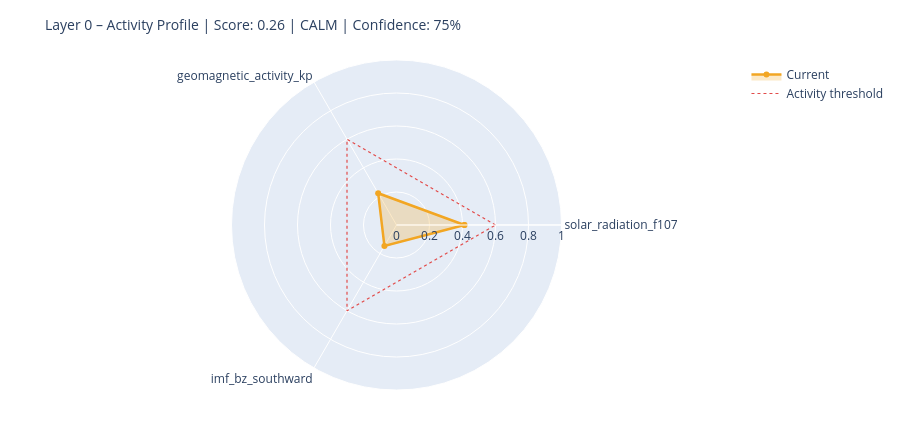

Notebook code for this chart:
### Markdown cell above
---
## 6. State Assessment & Handoff to Layer 1

### Code cell
# ============================================================
# STEP 1 – Collect raw values with source modes
# Mode: 'primary' | 'fallback_3h' | 'last_valid' | 'missing'
# ============================================================

def safe_last(df, col):
    if df is None or col not in df.columns: return None
    s = df[col].dropna()
    return float(s.iloc[-1]) if not s.empty else None

f107_now = safe_last(df_f107, 'f10.7')
bz_now   = safe_last(df_mag,  'bz_gsm')
kp_now   = safe_last(df_kp,   'kp')
sw_now   = safe_last(df_sw,   'speed')

source_modes = {
    'F10.7':    'primary'  if f107_now is not None else 'missing',
    'Kp':       'primary'  if kp_now   is not None else 'missing',
    'IMF_Bz':   'primary'  if bz_now   is not None else 'missing',
    'SW_speed': 'primary'  if sw_now   is not None else 'missing',
}

# Kp Fallback – 3h endpoint
if kp_now is None:
    try:
        r = requests.get(
            'https://services.swpc.noaa.gov/json/noaa-planetary-k-index.json',
            timeout=10)
        r.raise_for_status()
        fb = pd.DataFrame(r.json())
        tc = next((c for c in fb.columns if 'time' in c.lower()), fb.columns[0])
        kc = next((c for c in fb.columns if 'kp' in c.lower() and c != tc), None)
        if kc:
            fb[kc] = fb[kc].astype(str).str.extract(r'([0-9]+(?:\.[0-9]*)?)')[0]
            fb[kc] = pd.to_numeric(fb[kc], errors='coerce')
            fb = fb[fb[kc] >= 0].dropna(subset=[kc])
            if not fb.empty:
                kp_now = float(fb[kc].iloc[-1])
                source_modes['Kp'] = 'fallback_3h'
                print(f'  Kp fallback (3h): {kp_now:.1f}')
    except Exception as e:
        print(f'  Kp fallback failed: {e}')

# Solar Wind Fallback – last valid value
if sw_now is None and df_sw is not None and 'speed' in df_sw.columns:
    s = df_sw['speed'].dropna()
    if not s.empty:
        sw_now = float(s.iloc[-1])
        source_modes['SW_speed'] = 'last_valid'
        print(f'  SW fallback (last_valid): {sw_now:.0f} km/s')

print()
print('Source modes:', source_modes)

# ============================================================
# STEP 2 – Score from available components only
# ============================================================

def norm(v, lo, hi):
    if v is None: return None
    return max(0.0, min(1.0, (v - lo) / (hi - lo)))

COMPONENTS = {
    'solar_radiation_f107':    (f107_now, norm(f107_now, 60, 250)),
    'geomagnetic_activity_kp': (kp_now,   norm(kp_now,   0,   9)),
    'imf_bz_southward':        (bz_now,   norm(-(bz_now or 0) if bz_now else None, -5, 30)
                                           if bz_now is not None else None),
    'solar_wind_speed':        (sw_now,   norm(sw_now, 300, 800)),
}

available   = {k: v[1] for k, v in COMPONENTS.items() if v[1] is not None}
unavailable = [k for k, v in COMPONENTS.items() if v[1] is None]

layer0_score = round(sum(available.values()) / len(available), 4) if available else None
confidence   = round(len(available) / len(COMPONENTS), 2)

level = ('unknown'  if layer0_score is None
         else 'calm'     if layer0_score < 0.3
         else 'moderate' if layer0_score < 0.6
         else 'active')

# ============================================================
# STEP 3 – Dominant Driver
# ============================================================

def dominant_driver(kp, f107, bz, sw):
    candidates = []
    if kp   is not None and kp   >= 4:   candidates.append(('geomagnetic',    kp / 9))
    if sw   is not None and sw   >= 500:  candidates.append(('solar_wind',     sw / 800))
    if bz   is not None and bz   <= -5:   candidates.append(('imf_southward',  abs(bz) / 30))
    if f107 is not None and f107 >= 150:  candidates.append(('solar_radiation',f107 / 250))
    return max(candidates, key=lambda x: x[1])[0] if candidates else 'none'

driver = dominant_driver(kp_now, f107_now, bz_now, sw_now)

# ============================================================
# STEP 4 – Downstream expectations
# ============================================================

def downstream_expectation(driver, score, kp, bz, f107):
    exp = {
        'magnetosphere':        'calm',
        'ionosphere':           'calm',
        'schumann_resonance':   'unchanged',
        'lithosphere_currents': 'low',
    }
    if driver == 'geomagnetic' or (kp and kp >= 5):
        exp['magnetosphere']        = 'compressed / storm'
        exp['ionosphere']           = 'elevated disturbance (TEC variability)'
        exp['schumann_resonance']   = 'elevated amplitude possible'
        exp['lithosphere_currents'] = 'elevated induction currents'
    elif driver == 'imf_southward' or (bz and bz <= -5):
        exp['magnetosphere']        = 'energy coupling active'
        exp['ionosphere']           = 'elevated electron density possible'
        exp['schumann_resonance']   = 'slight modulation possible'
    elif driver == 'solar_radiation' or (f107 and f107 >= 150):
        exp['ionosphere']           = 'elevated ionization (F-layer)'
        exp['schumann_resonance']   = 'slightly elevated background activity'
    return exp

downstream = downstream_expectation(driver, layer0_score, kp_now, bz_now, f107_now)

# ============================================================
# CONSOLE OUTPUT
# ============================================================

W = 58
print('=' * W)
print('LAYER 0 – STATE ASSESSMENT')
print('=' * W)
for name, (raw_v, score_v) in COMPONENTS.items():
    if score_v is not None:
        bar = '█' * int(score_v * 20) + '░' * (20 - int(score_v * 20))
        print(f'  {name:<35}  {bar}  {score_v:.2f}')
    else:
        print(f'  {name:<35}  {"─" * 20}  n/a')
print('-' * W)
print(f'  Score ({len(available)}/{len(COMPONENTS)} components):  {layer0_score:.3f}')
print(f'  Confidence:         {confidence:.0%}')
print(f'  Level:              {level.upper()}')
print(f'  Dominant Driver:    {driver}')

# Radar chart
cats = list(available.keys())
vals = list(available.values())
if len(cats) >= 3:
    fig = go.Figure()
    fig.add_trace(go.Scatterpolar(
        r=vals + [vals[0]], theta=cats + [cats[0]],
        fill='toself', fillcolor='rgba(242,166,35,0.25)',
        line=dict(color='#F2A623', width=2.5), name='Current'
    ))
    fig.add_trace(go.Scatterpolar(
        r=[0.6] * (len(cats) + 1), theta=cats + [cats[0]],
        line=dict(color='#E24B4A', dash='dot', width=1.2),
        mode='lines', name='Activity threshold'
    ))
    fig.update_layout(
        title=dict(text=f'Layer 0 – Activity Profile | Score: {layer0_score:.2f} | {level.upper()} | Confidence: {confidence:.0%}',
                   font=dict(size=14)),
        polar=dict(radialaxis=dict(visible=True, range=[0, 1])),
        height=430, showlegend=True,
        margin=dict(l=60, r=60, t=60, b=40)
    )
    fig.show()

### Figure 1 — Plotly figure (JSON) as saved in the notebook; plotly's stock layout.template omitted (floating-point values rounded to 4 significant figures)
{"data": [{"fill": "toself", "fillcolor": "rgba(242,166,35,0.25)", "line": {"color": "#F2A623", "width": 2.5}, "name": "Current", "r": [0.4116, 0.2222, 0.1466, 0.4116], "theta": ["solar_radiation_f107", "geomagnetic_activity_kp", "imf_bz_southward", "solar_radiation_f107"], "type": "scatterpolar"}, {"line": {"color": "#E24B4A", "dash": "dot", "width": 1.2}, "mode": "lines", "name": "Activity threshold", "r": [0.6, 0.6, 0.6, 0.6], "theta": ["solar_radiation_f107", "geomagnetic_activity_kp", "imf_bz_southward", "solar_radiation_f107"], "type": "scatterpolar"}], "layout": {"height": 430, "margin": {"b": 40, "l": 60, "r": 60, "t": 60}, "polar": {"radialaxis": {"range": [0, 1], "visible": true}}, "showlegend": true, "title": {"font": {"size": 14}, "text": "Layer 0 – Activity Profile | Score: 0.26 | CALM | Confidence: 75%"}}}
